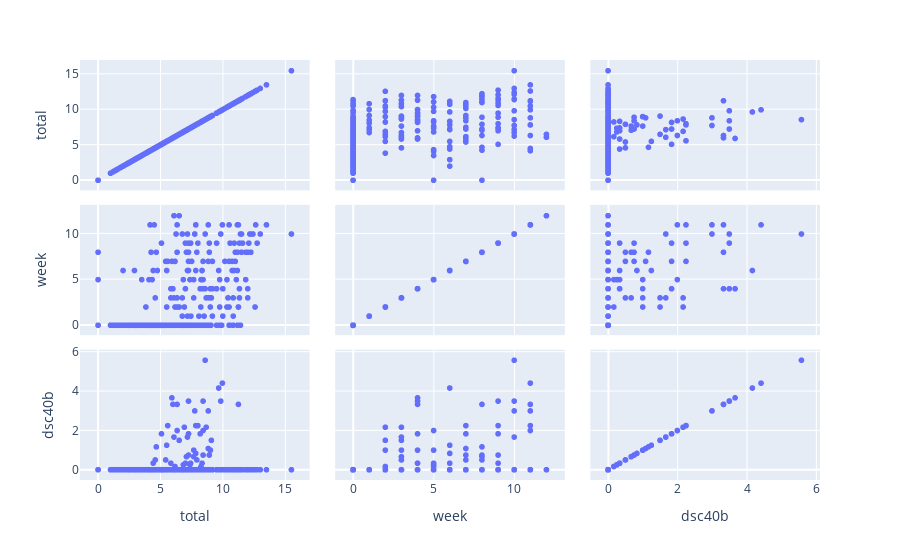

Notebook code cell kept with this figure:
### Code cell
px.scatter_matrix(clean_study, ['total','week','dsc40b'])

### Figure 1 — Plotly figure (JSON) as saved in the notebook; plotly's stock layout.template omitted (floating-point values rounded to 4 significant figures; data arrays with more than 128 entries replaced by an {"elided": "..."} marker saying what was removed)
{"data": [{"dimensions": [{"axis": {"matches": true}, "label": "total", "values": {"elided": "424 float values"}}, {"axis": {"matches": true}, "label": "week", "values": {"elided": "424 int values"}}, {"axis": {"matches": true}, "label": "dsc40b", "values": {"elided": "424 float values"}}], "hovertemplate": "%{xaxis.title.text}=%{x}<br>%{yaxis.title.text}=%{y}<extra></extra>", "legendgroup": "", "marker": {"color": "#636efa", "symbol": "circle"}, "name": "", "showlegend": false, "type": "splom"}], "layout": {"dragmode": "select", "legend": {"tracegroupgap": 0}, "margin": {"t": 60}}}
